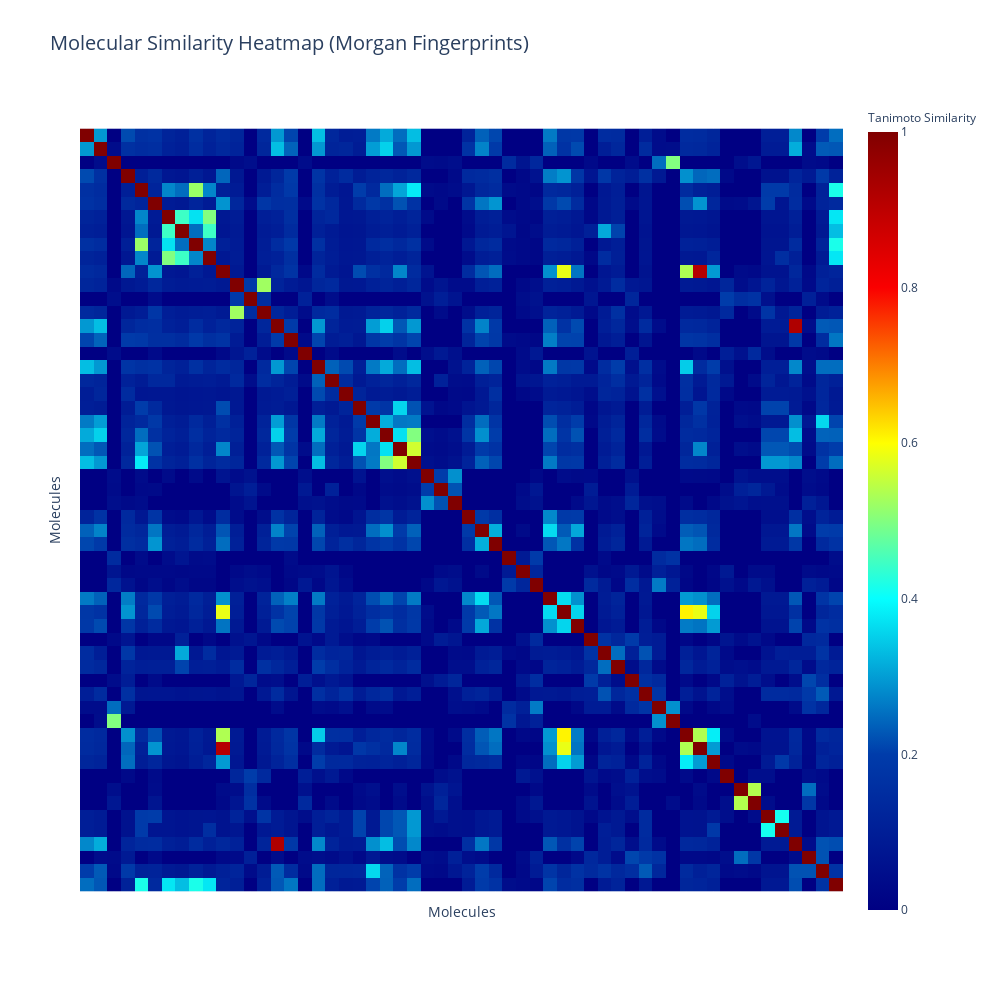

The cell this chart's notebook holds for it:
### Markdown cell above
### Molecular Similarity Calculations

### Code cell
from utils.utils import calculate_similarity_matrix, visualize_similarity_interactive

sm = ['Tanimoto', 'Dice']
ft = ['Morgan', 'Topological', 'MACCS', 'AtomPair']

tanimoto_matrix = calculate_similarity_matrix(mol_dict, fp_type=ft[0], similarity_metric=sm[0])
dice_matrix = calculate_similarity_matrix(mol_dict, fp_type=ft[0], similarity_metric=sm[1])
mol_id = [i for i in range(len(mol_names))]

visualize_similarity_interactive(tanimoto_matrix, mol_names, 'jet', ft[0], sm[0])

### Figure 1 — Plotly figure (JSON) as saved in the notebook; plotly's stock layout.template omitted (floating-point values rounded to 4 significant figures; data arrays with more than 128 entries replaced by an {"elided": "..."} marker saying what was removed)
{"data": [{"coloraxis": "coloraxis", "hovertemplate": "Molecules: %{x}<br>Molecules: %{y}<br>Tanimoto Similarity: %{z}<extra></extra>", "name": "0", "type": "heatmap", "x": ["1,2-Benzenedithiol", "triphenylphosphine", "1,2-bis(dicyclohexylphosphino)ethane", "2-Mercaptonicotinic acid", "3-Aminopyridine-2(1H)-thione", "2-Mercapto-6-methylpyridine", "3-Bromo-6-mercaptopyridine", "6-Mercaptonicotinonitrile", "3-Bromopyridine-2(1H)-thione", "5-Chloropyridine-2-thiol", "8-Mercaptoquinoline Hydrochloride", "4,4&#39;-methylene bis(N,N-dimethylaniline)", "tetramethyldiaminomethane", "N,N-dimethyl-p-toluidine", "diphenylamine", "benzimidazole", "diisobutylamine", "catechol", "4 methoxy phenol", "4-fluoro-2-nitrophenol", "2-amino-4-(trifluoromethyl)benzenethiolhydrochloride", "triphenylmethane thiol", "aniline", "2 amino benzethiol", "o-phenylene diamine", "2-bromoethylamine hydrobromide", "3 methoxypropylamine", "ethanolamine", "pyridine", "2,6 diphenyl pyridine ", "2,6-difluoropyridine", "piperidine", "4-hydroxy-2,2,6,6-tetramethylpiperidine", "Ethyl piperidine-3-carboxylate", "2,2′-Bipyridyl", "1,10-phenanthroline, anhyd", "bathophenanthroline", "tertbutylcyanoacetate", "4-Cyanobenzoyl chloride", "7,7,8,8-tetracyanoquinodimethane", "acetylacetone", "1,3,5 benzene tricarboxylic acid", "cyclohexanecarboxylic acid", "tricyclohexylphosphine", "8-quinolinol", "8-mercaptoquinoline hydrochloride", "5,7-dichloro-8-hydroxyquinoline", "1133-tetramethylguanidine", "1,4-butanedithiol", "1-octanethiol", "4,5 dimethyl 1,2 phenylene diamine", "4,5-dichloro-o-phenylenediamine", "N,N'-diphenyl-p-phenylenediamine", "3-mercaptopropionic acid", "3,3,3 triphenyl propionic acid", "2-mercaptopyridine"], "xaxis": "x", "y": ["1,2-Benzenedithiol", "triphenylphosphine", "1,2-bis(dicyclohexylphosphino)ethane", "2-Mercaptonicotinic acid", "3-Aminopyridine-2(1H)-thione", "2-Mercapto-6-methylpyridine", "3-Bromo-6-mercaptopyridine", "6-Mercaptonicotinonitrile", "3-Bromopyridine-2(1H)-thione", "5-Chloropyridine-2-thiol", "8-Mercaptoquinoline Hydrochloride", "4,4&#39;-methylene bis(N,N-dimethylaniline)", "tetramethyldiaminomethane", "N,N-dimethyl-p-toluidine", "diphenylamine", "benzimidazole", "diisobutylamine", "catechol", "4 methoxy phenol", "4-fluoro-2-nitrophenol", "2-amino-4-(trifluoromethyl)benzenethiolhydrochloride", "triphenylmethane thiol", "aniline", "2 amino benzethiol", "o-phenylene diamine", "2-bromoethylamine hydrobromide", "3 methoxypropylamine", "ethanolamine", "pyridine", "2,6 diphenyl pyridine ", "2,6-difluoropyridine", "piperidine", "4-hydroxy-2,2,6,6-tetramethylpiperidine", "Ethyl piperidine-3-carboxylate", "2,2′-Bipyridyl", "1,10-phenanthroline, anhyd", "bathophenanthroline", "tertbutylcyanoacetate", "4-Cyanobenzoyl chloride", "7,7,8,8-tetracyanoquinodimethane", "acetylacetone", "1,3,5 benzene tricarboxylic acid", "cyclohexanecarboxylic acid", "tricyclohexylphosphine", "8-quinolinol", "8-mercaptoquinoline hydrochloride", "5,7-dichloro-8-hydroxyquinoline", "1133-tetramethylguanidine", "1,4-butanedithiol", "1-octanethiol", "4,5 dimethyl 1,2 phenylene diamine", "4,5-dichloro-o-phenylenediamine", "N,N'-diphenyl-p-phenylenediamine", "3-mercaptopropionic acid", "3,3,3 triphenyl propionic acid", "2-mercaptopyridine"], "yaxis": "y", "z": {"elided": "56x56 float values"}}], "layout": {"coloraxis": {"colorbar": {"title": {"font": {"size": 12}, "text": "Tanimoto Similarity"}}, "colorscale": [[0, "rgb(0,0,131)"], [0.2, "rgb(0,60,170)"], [0.4, "rgb(5,255,255)"], [0.6, "rgb(255,255,0)"], [0.8, "rgb(250,0,0)"], [1, "rgb(128,0,0)"]]}, "height": 1000, "title": {"font": {"size": 20}, "text": "Molecular Similarity Heatmap (Morgan Fingerprints)"}, "width": 1000, "xaxis": {"anchor": "y", "constrain": "domain", "domain": [0, 1], "scaleanchor": "y", "showticklabels": false, "title": {"font": {"size": 14}, "text": "Molecules"}}, "yaxis": {"anchor": "x", "autorange": "reversed", "constrain": "domain", "domain": [0, 1], "showticklabels": false, "title": {"font": {"size": 14}, "text": "Molecules"}}}}
